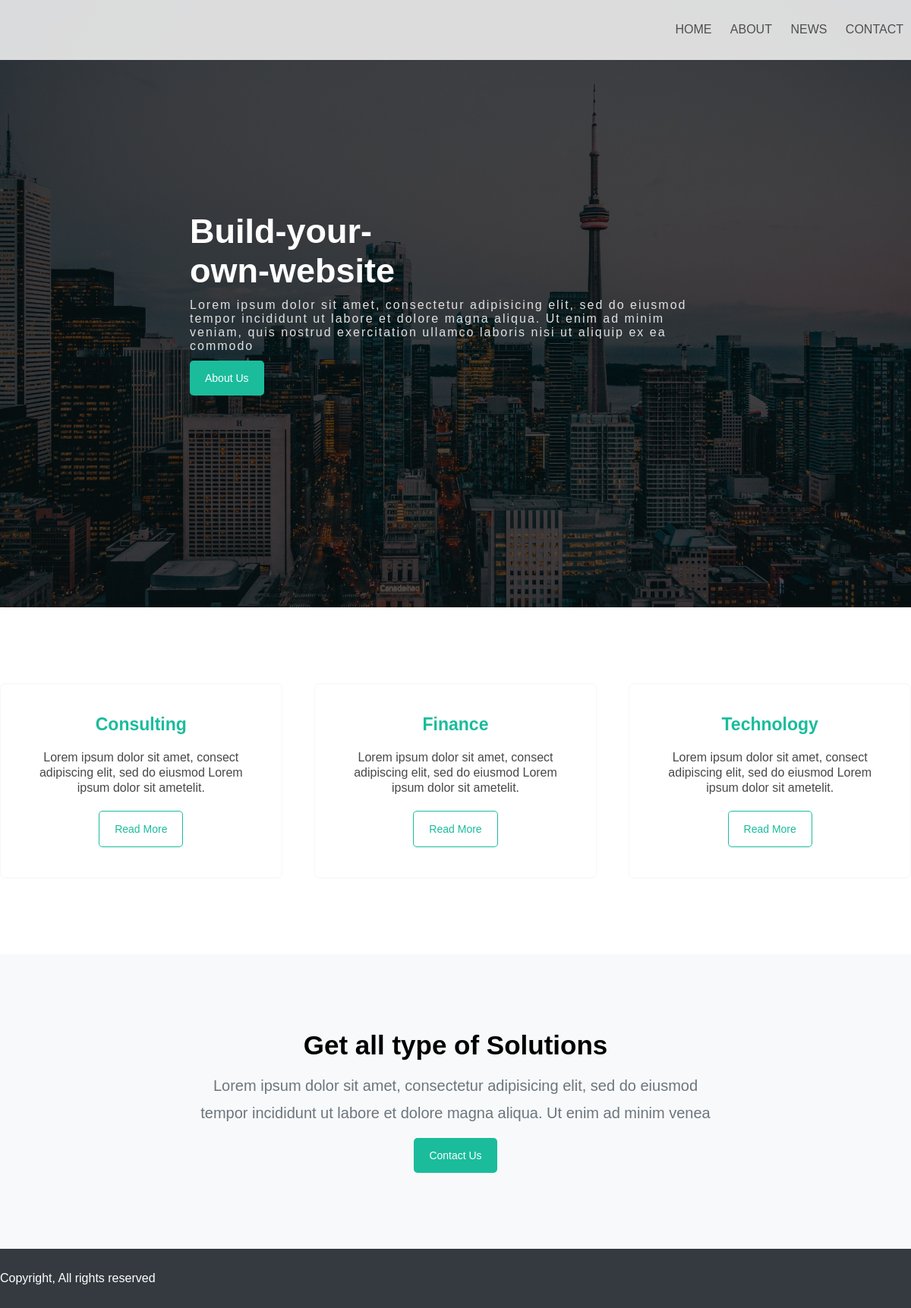
The page / on the database its author committed.
### tables this page shows
CREATE TABLE `menu` (
  `id` int(11) NOT NULL,
  `name` varchar(255) NOT NULL,
  `path` varchar(255) NOT NULL,
  `ord` int(11) NOT NULL
);

CREATE TABLE `services` (
  `id` int(11) NOT NULL,
  `name` varchar(255) NOT NULL,
  `text` varchar(255) NOT NULL
);

### config/Controller.php (called while the page is built, shortened)
<?php
abstract class Controller{
    public function renderView(){
        $this->index();
        include "views/layout.php";
    }
}

### config/Page.php (called while the page is built, shortened)
<?php
class Page{
    public $pageName;
    public function __construct($request){
        $this->pageName = isset($request['page']) && !empty($request['page'])? $request['page']: "home";
    }
    public function getController(){
        $controller = new $controllerName($this->pageName);
        $controller->renderView();
    }
}

### index.php (called while the page is built, shortened)
<?php
require_once "helpers/Helper.php";
require_once "config/Page.php";
require_once "config/Database.php";
require_once "config/Model.php";
require_once "config/Controller.php";
$page = new Page($_GET);
$page->getModel();
$page->getController();

### config/Database.php (called while the page is built, shortened)
<?php
class Database{
    protected $host = DB_HOST;
    protected $username = DB_USER;
    protected $password = DB_PASS;
    protected $dbName = DB_NAME;
    public $pdo;
    public function connect(){
        try{
            $this->pdo = new PDO("mysql:host=" . $this->host . ";dbname=" . $this->dbName, $this->username, $this->password);
        }catch(Exception $e){
            print_r($e->getMessage());
        }
    }
    public function getData($tableName){
        $data = [];
        $query = "SELECT * FROM " . $tableName;
        $sql = $this->pdo->prepare($query);
        $sql->execute();
        while($row = $sql->fetch()){
            $data[] = $row;
        }
        return $data;
    }
    public function execute($query){
        $data = [];
        $sql = $this->pdo->prepare($query);
        $sql->execute();
        while($row = $sql->fetch()){
            $data[] = $row;
        }
        return $data;
    }
}

### config/Model.php (called while the page is built, shortened)
<?php
class Model extends Database{
    public function getMenu(){
        $query = "SELECT * FROM menu ORDER BY ord asc";
        return $this->execute($query);
    }
}

### controllers/HomeController.php (called while the page is built, shortened)
<?php
class HomeController extends Controller{
    public function index(){
        $home = new Home();
        $this->data['menu'] = $home->getMenu();
        $this->data['services'] = $home->getAllServices();
    }
}

### helpers/Helper.php (called while the page is built)
<?php
class Helper{
    public static function convertString($string){
        return str_replace(" ", "-", $string);
    }
}

### models/Home.php (called while the page is built, shortened)
<?php
class Home extends Model{
    public function getAllServices(){
        return $this->getData("services");
    }
}

### views/pages/home.php (the view)
<main>
	<section class="section-1" style="background-image: url('assets/images/img.jpg');">
		<div class="shadow"></div>
		<div class="content">
			<h1><?=Helper::convertString("Build your own website")?></h1>
			<p>Lorem ipsum dolor sit amet, consectetur adipisicing elit, sed do eiusmod
			tempor incididunt ut labore et dolore magna aliqua. Ut enim ad minim veniam,
			quis nostrud exercitation ullamco laboris nisi ut aliquip ex ea commodo</p>
			<a href="" class="link-default">About Us</a>
		</div>
	</section>
	<section class="section-2">
		<div class="container">
			<div class="home-services">
				<?php foreach($this->data['services'] as $key => $value): ?>
					<div class="service-item">
						<h3><?= $value['name'] ?></h3>
						<p><?= $value['text'] ?></p>
						<a href="" class="link-default-2">Read More</a>
					</div>
				<?php endforeach; ?>
			</div>
		</div>
	</section>
	<section class="section-3">
		<div class="container">
			<div class="content">
				<h3>Get all type of Solutions</h3>
				<p>Lorem ipsum dolor sit amet, consectetur adipisicing elit, sed do eiusmod
				tempor incididunt ut labore et dolore magna aliqua. Ut enim ad minim venea</p>
				<a href="" class="link-default">Contact Us</a>
			</div>
		</div>
	</section>
</main>

### views/common/header.php
<header>
	<div class="container">
		<nav>
			<ul>
				<li>
					<?php foreach($this->data['menu'] as $key => $value): ?>
						<a href="<?= $value['path'] ?>"><?= $value['name'] ?></a>
					<?php endforeach; ?>
				</li>
			</ul>
		</nav>
	</div>
</header>

### assets/css/style.css (style rules this page uses)
* { padding: 0; margin: 0; font-family: sans-serif; }
.container { max-width: 1200px; margin: 0 auto; }
header { text-align: right; padding: 20px 0; position: fixed; width: 100%; z-index: 100; background: rgb(243 243 243 / 88%); }
nav { display: inline-block; }
nav ul { list-style-type: none; }
nav ul li a { padding: 10px; display: inline-block; color: #4e4e4e; text-decoration: none; font-size: 16px; text-transform: uppercase; border-bottom: 1px solid transparent; transition: 0.3s ease; }
.section-1 { height: 100vh; background-repeat: no-repeat; background-position: center; background-size: cover; position: relative; }
.shadow { position: absolute; top: 0; left: 0; right: 0; bottom: 0; background: black; opacity: 0.7; }
.section-1 .content { position: absolute; top: 50%; transform: translate(-50%, -50%); width: 700px; left: 50%; }
.section-1 .content h1 { color: white; font-size: 45px; width: 335px; }
.section-1 .content p { color: #e1e1e1; margin-top: 10px; letter-spacing: 2px; }
.section-1 .content a { margin-top: 10px; }
.link-default { display: inline-block; text-decoration: none; padding: 15px 20px; border-radius: 5px; background: #1abc9c; color: white; font-size: 14px; border-style: none; }
.link-default-2 { display: inline-block; text-decoration: none; padding: 15px 20px; border-radius: 5px; border: 1px solid #1abc9c; color: #1abc9c; font-size: 14px; }
.home-services { margin: 100px 0; display: flex; align-items: center; justify-content: space-between; }
.home-services>div { border: 1px solid #f6f6f6; width: calc(33.3% - 90px); padding: 40px 30px; border-radius: 7px; text-align: center; }
.home-services>div h3 { color: #1abc9c; margin-bottom: 20px; font-size: 23px; }
.home-services>div p { margin-bottom: 20px; line-height: 20px; color: #484848; }
.section-3 { background: #f8f9fa; }
.section-3 .container { display: flex; align-items: center; flex-direction: column; }
.section-3 .container .content { padding: 100px 0; width: 70%; text-align: center; }
.section-3 .container .content h3 { font-weight: bold; color: black; font-size: 35px; margin-bottom: 15px; }
.section-3 .container .content p { width: 80%; font-size: 1.25rem; font-weight: 300; line-height: 1.8; margin: 0 auto 15px; color: #6c757d; }

### rows shown on the page
menu: name "HOME"
menu: name "ABOUT"
menu: name "NEWS"
menu: name "CONTACT"
services: name "Consulting", text "Lorem ipsum dolor sit amet, consect adipiscing elit, sed do eiusmod Lorem ipsum dolor sit ametelit."
services: name "Finance", text "Lorem ipsum dolor sit amet, consect adipiscing elit, sed do eiusmod Lorem ipsum dolor sit ametelit."
services: name "Technology", text "Lorem ipsum dolor sit amet, consect adipiscing elit, sed do eiusmod Lorem ipsum dolor sit ametelit."

### other values the page prints
Helper::convertString("Build your own website") "Build-your-own-website"
